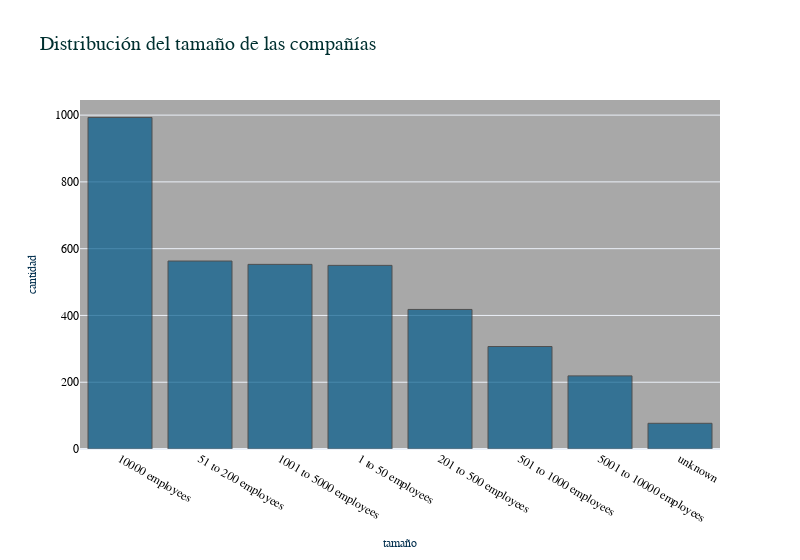

Notebook code cell kept with this figure:
### Markdown cell above
### Distribución del tamaño de las compañías ofertando empleo

### Code cell
my_bar_count(df,'size','Distribución del tamaño de las compañías','tamaño','cantidad')

### Figure 1 — Plotly figure (JSON) as saved in the notebook; plotly's stock layout.template omitted (floating-point values rounded to 4 significant figures)
{"data": [{"marker": {"color": "#045C8C", "line": {"color": "rgba(43, 43, 43, 1.0)", "width": 1}}, "name": "size", "opacity": 0.7, "orientation": "v", "text": "", "type": "bar", "x": ["10000 employees", "51 to 200 employees", "1001 to 5000 employees", "1 to 50 employees", "201 to 500 employees", "501 to 1000 employees", "5001 to 10000 employees", "unknown"], "y": [993, 563, 553, 550, 418, 307, 219, 77]}], "layout": {"font": {"color": "black", "family": "Courier New, monospace"}, "plot_bgcolor": "rgb(168,168,168)", "title": {"font": {"color": "#003030", "family": "Arial", "size": 20}, "text": "Distribución del tamaño de las compañías"}, "width": 800, "xaxis": {"title": {"font": {"color": "#002e4d", "family": "Courier New, monospace", "size": 12}, "text": "tamaño"}}, "yaxis": {"title": {"font": {"color": "#002e4d", "family": "Courier New, monospace", "size": 12}, "text": "cantidad"}}}}
